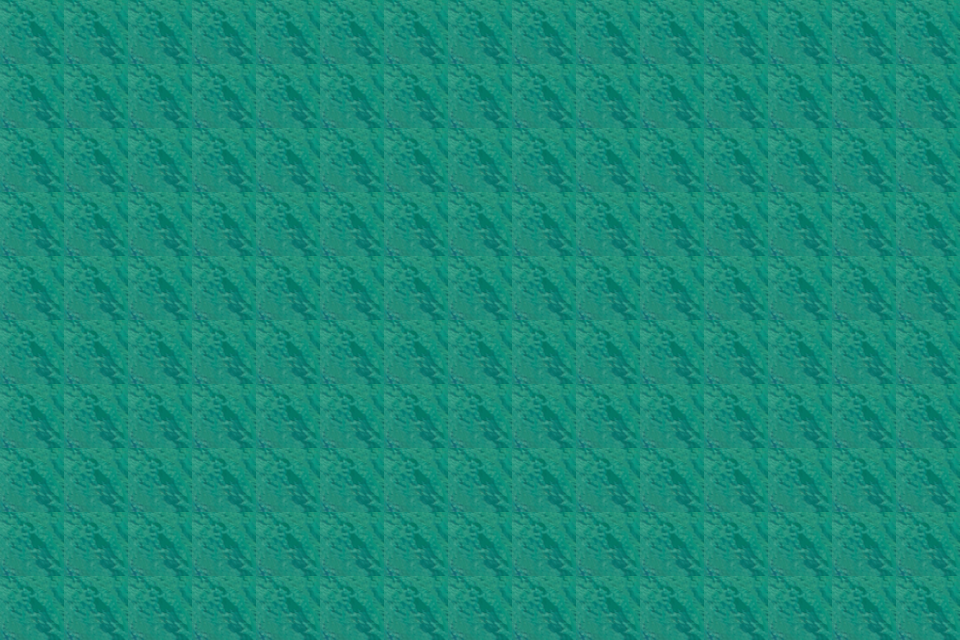

A level layout from a 2D game, rendered from its tile map. Below: a short description, then the map file with tile-grid data replaced by summaries:
An orthogonal 15x10 tile map with 64x64 px tiles, 1 tile layer (layer1) and 18 objects.

<map version="1.0" orientation="orthogonal" renderorder="left-up" width="15" height="10" tilewidth="64" tileheight="64" nextobjectid="28">
 <tileset firstgid="1" name="caodi" tilewidth="64" tileheight="64">
  <image source="caodi.png" width="256" height="256" />
 </tileset>
 <layer name="layer1" width="15" height="10">
  <data>[150 cells, 150 non-empty, 1 distinct tile ids]</data>
 </layer>
 <objectgroup name="zhangai">
  <object id="10" x="62.6667" y="60">
   <polyline points="0,0 830.667,4 832,514.667 2.66667,514.667 1.33333,1.33333" />
  </object>
  <object id="11" x="197.333" y="132">
   <polyline points="0,0 186.667,-2.66667 185.333,60 0,58.6667 0,1.33333" />
  </object>
  <object id="12" x="608" y="133.333">
   <polyline points="0,0 186.667,-2.66667 180,57.3333 -5.33333,57.3333 -1.33333,2.66667" />
  </object>
  <object id="13" x="201.333" y="378.667">
   <polyline points="0,0 192,-2.66667 186.667,49.3333 5.33333,48 2.66667,4" />
  </object>
  <object id="14" x="596" y="380">
   <polyline points="0,0 185.333,0 188,53.3333 2.66667,53.3333 0,6.66667" />
  </object>
  <object id="15" x="100" y="236">
   <polyline points="0,0 60,-9.33333 74.6667,64 53.3333,129.333 -1.33333,113.333 -2.66667,64 0,5.33333" />
  </object>
  <object id="16" x="804" y="233.333">
   <polyline points="0,0 49.3333,26.6667 68,69.3333 66.6667,118.667 29.3333,144 4,97.3333 -4,50.6667 1.33333,1.33333" />
  </object>
  <object id="17" x="237.333" y="266.667">
   <polyline points="0,0 38.6667,-2.66667 28,42.6667 6.66667,38.6667 -4,2.66667" />
  </object>
  <object id="18" x="689.333" y="265.333">
   <polyline points="0,0 53.3333,6.66667 49.3333,44 17.3333,52 2.66667,25.3333 1.33333,4" />
  </object>
  <object id="19" x="270.667" y="80">
   <polyline points="0,0 18.6667,28 -12,41.3333 -21.3333,20 0,1.33333" />
  </object>
  <object id="20" x="702.667" y="89.3333">
   <polyline points="0,0 16,30.6667 -36,26.6667 -25.3333,4 0,-1.33333" />
  </object>
  <object id="21" x="290.667" y="484">
   <polyline points="0,0 22.6667,34.6667 -22.6667,48 -32,-2.66667 0,1.33333" />
  </object>
  <object id="22" x="684" y="482.667">
   <polyline points="0,0 45.3333,10.6667 21.3333,50.6667 -37.3333,57.3333 -21.3333,20 0,1.33333" />
  </object>
  <object id="23" x="466.667" y="156">
   <polyline points="0,0 65.3333,-1.33333 65.3333,274.667 9.33333,270.667 0,1.33333" />
  </object>
  <object id="24" x="472" y="81.3333">
   <polyline points="0,0 89.3333,14.6667 40,33.3333 -25.3333,41.3333 2.66667,0" />
  </object>
  <object id="25" x="489.333" y="502.667">
   <polyline points="0,0 65.3333,9.33333 45.3333,50.6667 -44,32 5.33333,-1.33333" />
  </object>
  <object id="26" x="377.333" y="246.667">
   <polyline points="0,0 60,53.3333 13.3333,77.3333 -38.6667,66.6667 0,0" />
  </object>
  <object id="27" x="602.667" y="254.667">
   <polyline points="0,0 64,42.6667 36,72 -21.3333,93.3333 -12,22.6667 0,0" />
  </object>
 </objectgroup>
</map>